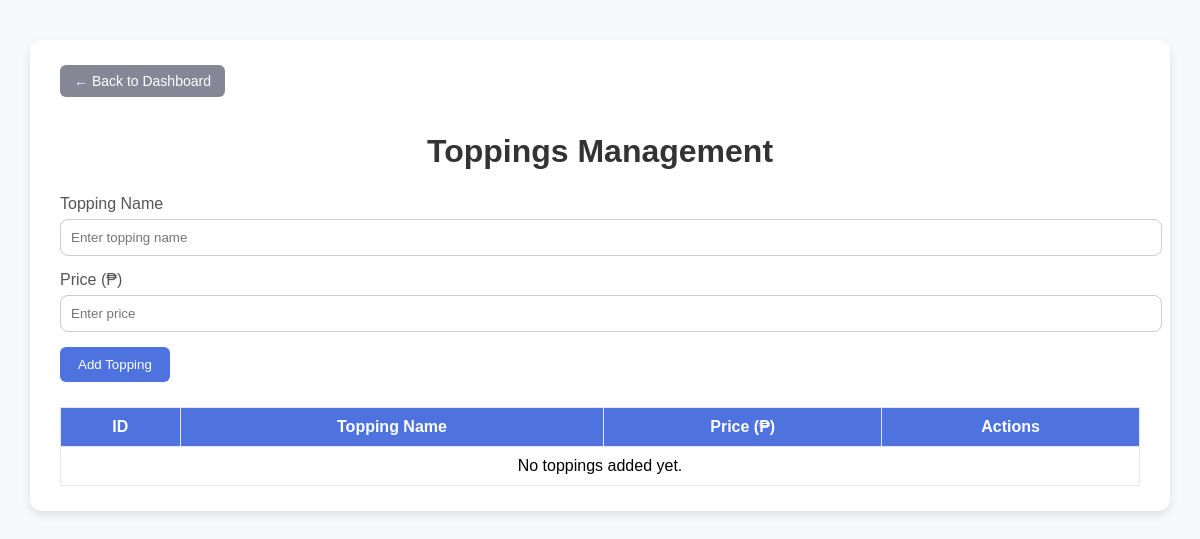
/toppings/, run on an earlier commit of the app's database.
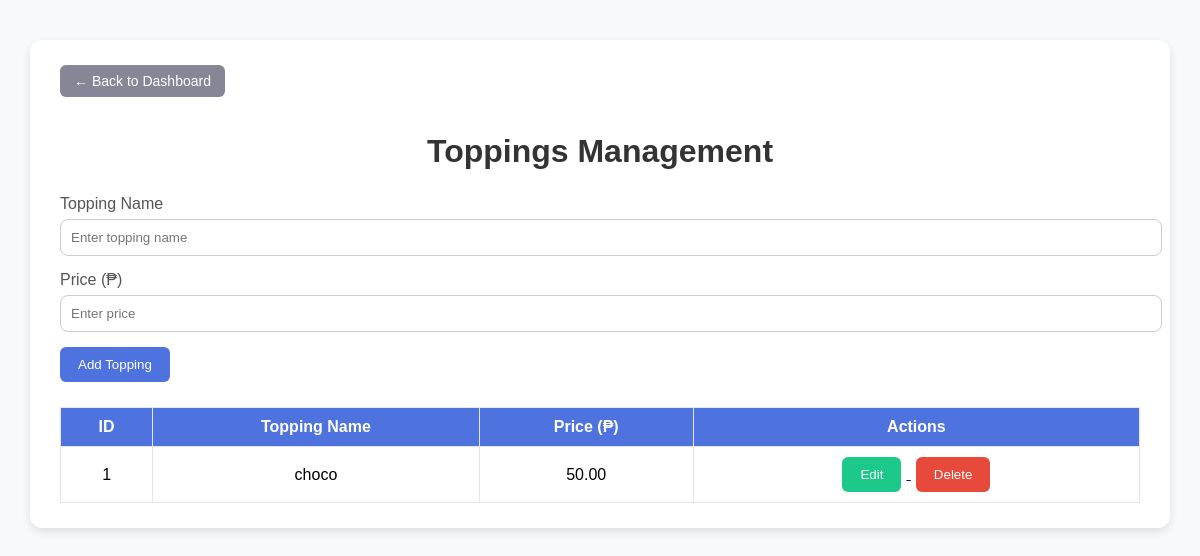
And on a later commit of the database.
### dashboard/models.py (models this page shows, shortened)
class Topping(models.Model):
    name = models.CharField(max_length=100)
    price = models.DecimalField(max_digits=6, decimal_places=2)
    stock = models.PositiveIntegerField(default=0)
    is_available = models.BooleanField(default=True)
    created_at = models.DateTimeField(auto_now_add=True)

### dashboard/views.py (the view)
# urls.py: path('toppings/', views.toppings, name='toppings'),
def toppings(request):
    if request.method == 'POST':
        name = request.POST.get('name')
        price = request.POST.get('price')
        if name and price:
            Topping.objects.create(name=name, price=price)
        return redirect('toppings')
    toppings = Topping.objects.all()
    return render(request, 'dashboard/toppings.html', {'toppings': toppings})

### dashboard/templates/dashboard/toppings.html (shortened to what this page needs)
{% load static %}
<!DOCTYPE html>
<html lang="en">
<head>
    <link rel="stylesheet" href="{% static 'css/crud.css' %}">
</head>
<body>
<div class="container">
    <a href="{% url 'home' %}" class="back-btn">← Back to Dashboard</a>
    <h1>Toppings Management</h1>
    <form method="post" class="create-form">
        <div class="form-group">
            <label for="name">Topping Name</label>
            <input type="text" id="name" name="name" placeholder="Enter topping name" required>
        </div>
        <div class="form-group">
            <label for="price">Price (₱)</label>
            <input type="number" id="price" name="price" placeholder="Enter price" required>
        </div>
        <button type="submit">Add Topping</button>
    </form>
    <table>
        <thead>
            <tr>
                <th>ID</th>
                <th>Topping Name</th>
                <th>Price (₱)</th>
                <th>Actions</th>
            </tr>
        </thead>
        <tbody>
            {% for t in toppings %}
            <tr>
                <td>{{ t.id }}</td>
                <td>{{ t.name }}</td>
                <td>{{ t.price }}</td>
                <td class="action-buttons">
                    <a href="{% url 'update_topping' t.id %}">
                        <button type="button" class="edit-btn">Edit</button>
                    </a>
                    <a href="{% url 'delete_topping' t.id %}">
                        <button type="button" class="delete-btn">Delete</button>
                    </a>
                </td>
            </tr>
            {% empty %}
            <tr><td colspan="4">No toppings added yet.</td></tr>
            {% endfor %}
        </tbody>
    </table>
</div>
</body>
</html>

What changed in the data, as far as the page shows it:
added Topping: id "1", name "choco", price "50.00"
Also different on the page:
text no longer shown: "No toppings added yet."
